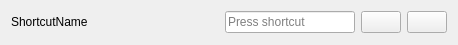
<?xml version="1.0" encoding="UTF-8"?>
<ui version="4.0">
 <class>ShortcutKeyEditItem</class>
 <widget class="QWidget" name="ShortcutKeyEditItem">
  <property name="geometry">
   <rect>
    <x>0</x>
    <y>0</y>
    <width>458</width>
    <height>45</height>
   </rect>
  </property>
  <property name="sizePolicy">
   <sizepolicy hsizetype="Expanding" vsizetype="Minimum">
    <horstretch>0</horstretch>
    <verstretch>0</verstretch>
   </sizepolicy>
  </property>
  <property name="windowTitle">
   <string>Form</string>
  </property>
  <layout class="QHBoxLayout" name="horizontalLayout">
   <item>
    <widget class="QLabel" name="shortcutNameLabel">
     <property name="text">
      <string>ShortcutName</string>
     </property>
     <property name="textFormat">
      <enum>Qt::TextFormat::RichText</enum>
     </property>
    </widget>
   </item>
   <item>
    <spacer name="horizontalSpacer">
     <property name="orientation">
      <enum>Qt::Orientation::Horizontal</enum>
     </property>
     <property name="sizeHint" stdset="0">
      <size>
       <width>87</width>
       <height>20</height>
      </size>
     </property>
    </spacer>
   </item>
   <item>
    <widget class="QKeySequenceEdit" name="keySequenceEdit"/>
   </item>
   <item>
    <widget class="QPushButton" name="resetButton">
     <property name="sizePolicy">
      <sizepolicy hsizetype="Fixed" vsizetype="Fixed">
       <horstretch>0</horstretch>
       <verstretch>0</verstretch>
      </sizepolicy>
     </property>
     <property name="icon">
      <iconset resource="../resources/qss.qrc">
       <normaloff>:/images/refresh.svg</normaloff>:/images/refresh.svg</iconset>
     </property>
    </widget>
   </item>
   <item>
    <widget class="QPushButton" name="clearButton">
     <property name="sizePolicy">
      <sizepolicy hsizetype="Fixed" vsizetype="Fixed">
       <horstretch>0</horstretch>
       <verstretch>0</verstretch>
      </sizepolicy>
     </property>
     <property name="icon">
      <iconset resource="../resources/qss.qrc">
       <normaloff>:/images/edit_clear.svg</normaloff>:/images/edit_clear.svg</iconset>
     </property>
    </widget>
   </item>
  </layout>
 </widget>
 <resources>
  <include location="../resources/qss.qrc"/>
 </resources>
 <connections/>
</ui>
